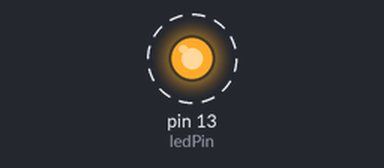
Simulated run of this sketch. Board: Arduino Uno, built with avr-gcc and run on an emulated ATmega328P. On the bench: output pins drawn as LEDs (lit = HIGH). Dashed ring = blinking.

Above: at 0.5 s.
Timing chart, 0 to 4.6 s (numbered marks = the images above):
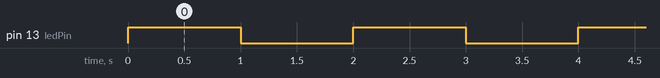

The sketch:

testArduino.ino
```cpp
const byte ledPin = 13;

void setup()
{
    pinMode(ledPin, OUTPUT);
}

void loop()
{
    digitalWrite(ledPin, HIGH);
    delay(1000);
    digitalWrite(ledPin, LOW);
    delay(1000);
}
```

Measured:
- by itself, pin 13 (ledPin): alternates HIGH for 1.0 s and LOW for 1.0 s
